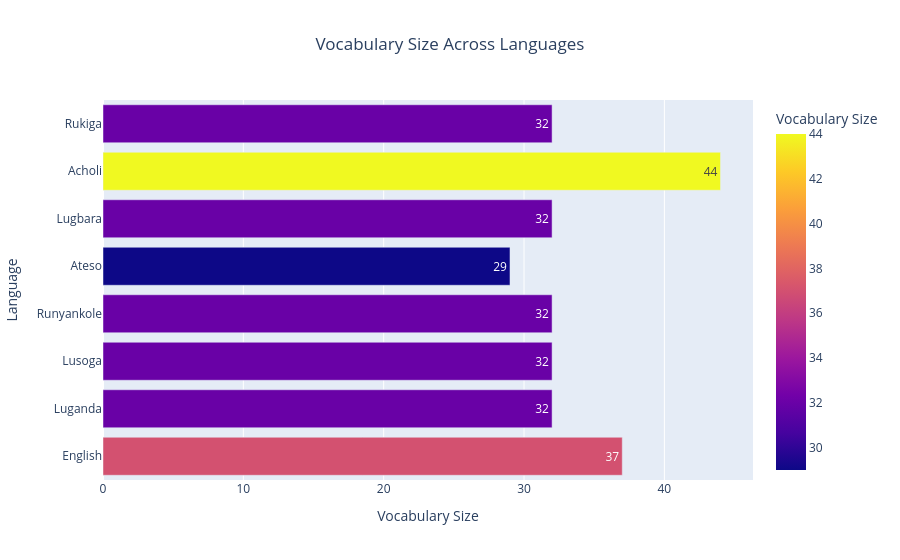

Notebook cell for this chart:
### Markdown cell above
Vocabulary

### Code cell
fig = px.bar(
    summary_df,
    x="Vocabulary Size",
    y="Language",
    orientation="h",
    text="Vocabulary Size",
    color="Vocabulary Size",
    title="Vocabulary Size Across Languages"
)

fig.update_layout(
    yaxis_title="Language",
    xaxis_title="Vocabulary Size",
    title_x=0.5
)

fig.write_image("images/vocabulary_size.png")
fig.show()

### Figure 1 — Plotly figure (JSON) as saved in the notebook; plotly's stock layout.template omitted (floating-point values rounded to 4 significant figures)
{"data": [{"hovertemplate": "Vocabulary Size=%{marker.color}<br>Language=%{y}<extra></extra>", "legendgroup": "", "marker": {"color": [37, 32, 32, 32, 29, 32, 44, 32], "coloraxis": "coloraxis", "pattern": {"shape": ""}}, "name": "", "orientation": "h", "showlegend": false, "text": [37.0, 32.0, 32.0, 32.0, 29.0, 32.0, 44.0, 32.0], "textposition": "auto", "type": "bar", "x": [37, 32, 32, 32, 29, 32, 44, 32], "xaxis": "x", "y": ["English", "Luganda", "Lusoga", "Runyankole", "Ateso", "Lugbara", "Acholi", "Rukiga"], "yaxis": "y"}], "layout": {"barmode": "relative", "coloraxis": {"colorbar": {"title": {"text": "Vocabulary Size"}}, "colorscale": [[0, "#0d0887"], [0.1111, "#46039f"], [0.2222, "#7201a8"], [0.3333, "#9c179e"], [0.4444, "#bd3786"], [0.5556, "#d8576b"], [0.6667, "#ed7953"], [0.7778, "#fb9f3a"], [0.8889, "#fdca26"], [1, "#f0f921"]]}, "legend": {"tracegroupgap": 0}, "title": {"text": "Vocabulary Size Across Languages", "x": 0.5}, "xaxis": {"anchor": "y", "domain": [0, 1], "title": {"text": "Vocabulary Size"}}, "yaxis": {"anchor": "x", "domain": [0, 1], "title": {"text": "Language"}}}}
